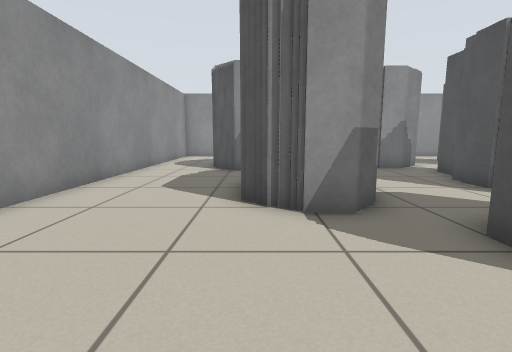
View 1 (above)

18 first-person views from a walk through a Stage world. The camera is 0.64 m above the floor, tilts 8° down and sees 85° across. Floor lines are 1 m apart. The floor is counted in squares, 0.5 m on a side. Each view is taken from the middle of a square. On the plan, view 1 faces up. The plan holds only what a view shows up to about 13 squares ahead; the rest is blank. The robots in the file are not drawn.

View 2
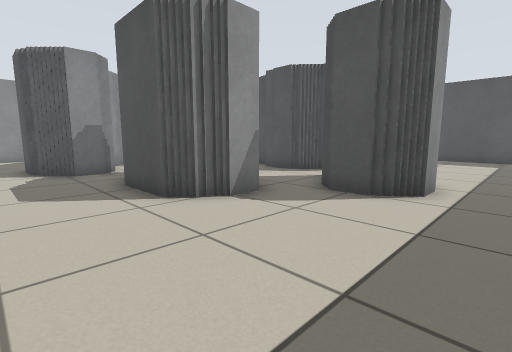

View 3
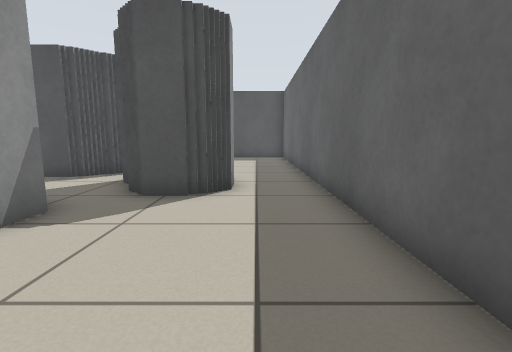

View 4
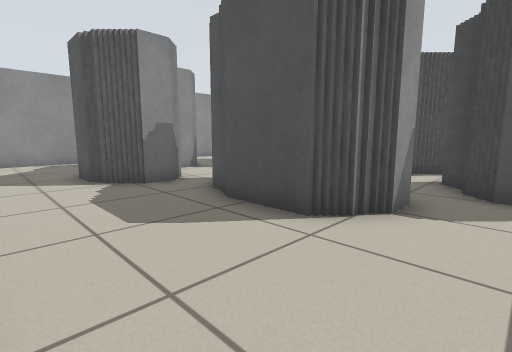

View 5
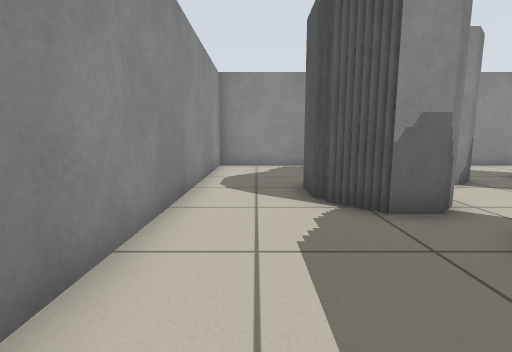

View 6
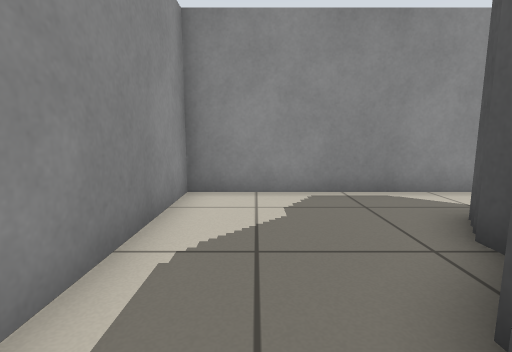

View 7
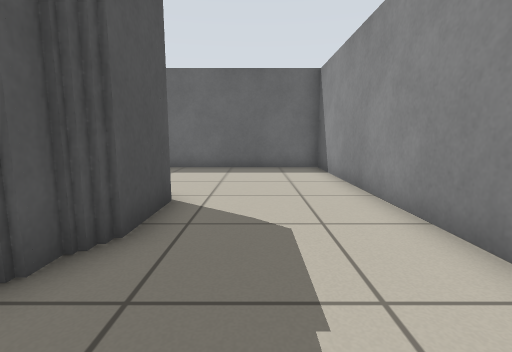

View 8
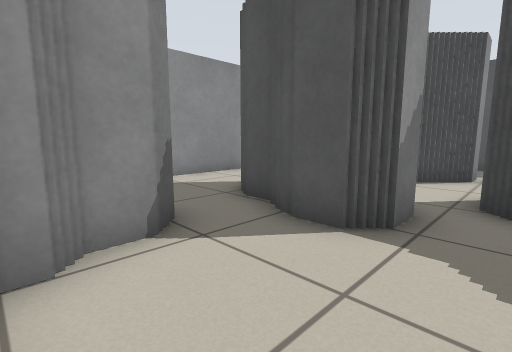

View 9
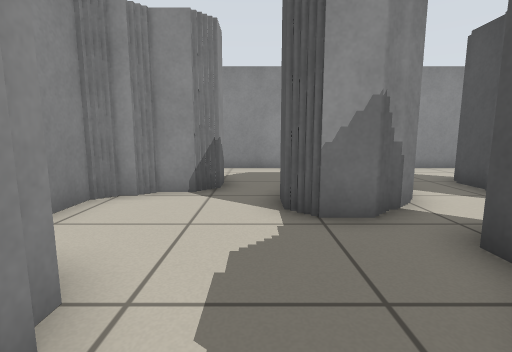

View 10
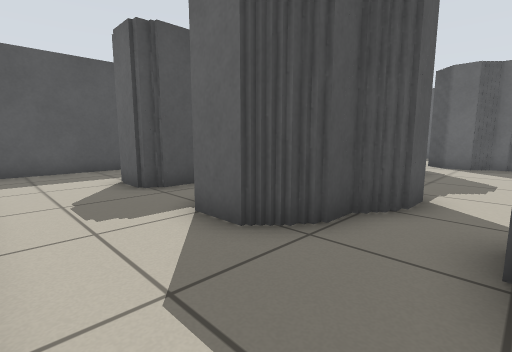

View 11
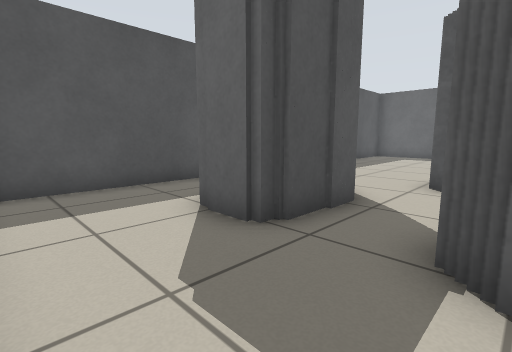

View 12
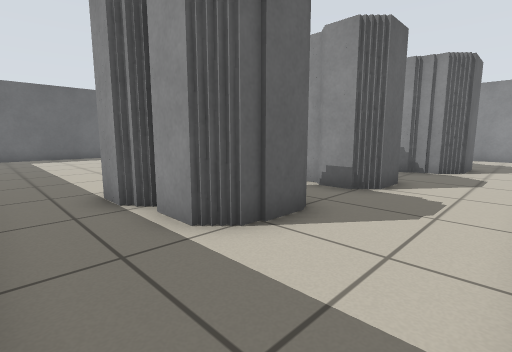

View 13
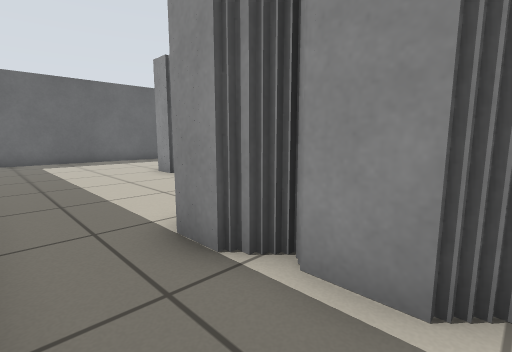

View 14
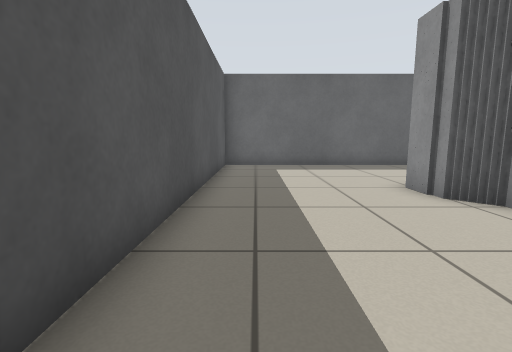

View 15
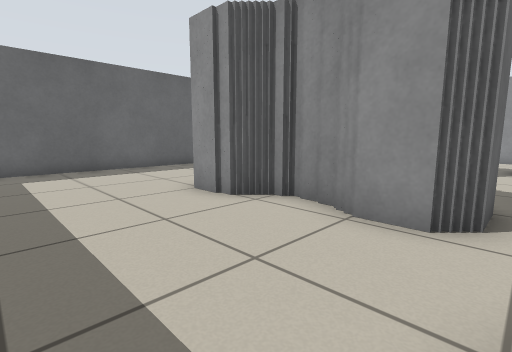

View 16
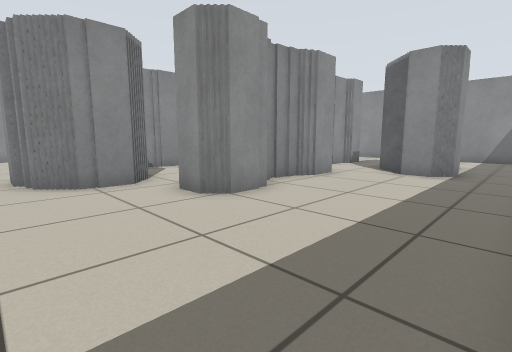

View 17
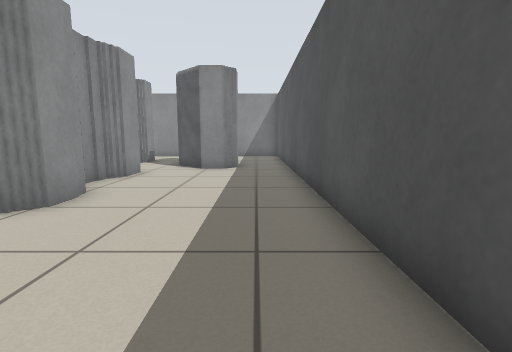

View 18
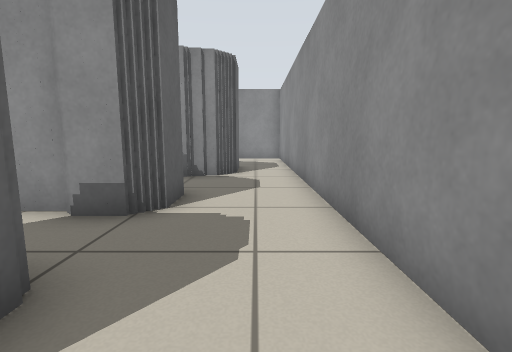

### Floor plan
Points are (right, up) in squares from view 1. A wall is a line through its corners. A room is listed if a view was taken in it or the views show most of it. See-through windows are left out.
Room 1 (views 1, 2, 3, 4, 5, 7)
walls: (-0.3, 5.4) (-0.3, 7.9); (0.6, 5) (0.1, 5) (0.1, 5.4); (1.9, 4.6) (0.6, 4.6); (0.1, 8) (0.1, 8.8); (3, 2.2) (3, 3.6); (3.2, 1.9) (3.2, 2.4); (4.8, 1.6) (3.5, 1.6); (0.2, 10.5) (-1, 10.5); (5.5, 1.8) (4.6, 1.8); (-1.5, 11) (-1.5, 11.6); (-4.6, 10.5) (-4.6, -0.7) (5.4, -0.7)
ways out: opening at (-3.5, 11.5) to room 2; opening at (1, 10) to room 3; opening at (3, 4) to room 3; opening at (6, 0.5) to room 5
Room 2 (views 6, 10)
walls: (-0.3, 14.9) (-0.3, 15.4); (0.4, 16.3) (2.4, 16.3); (-1.8, 11.5) (-1.8, 13.4); (3.6, 18.4) (-4.6, 18.4) (-4.6, 10.5)
ways out: opening at (-3.5, 11.5) to room 1; opening at (2.5, 17.5) to room 4
Room 3 (views 8, 9)
walls: (2.7, 8.5) (2.7, 6.5); (6.6, 8.9) (6.6, 10.2); (4.5, 11.6) (4.5, 13); (2.5, 6.6) (2.5, 6); (5.8, 6.8) (5.8, 8.4); (6.1, 11.3) (4.9, 11.3); (6, 6.4) (6, 6.9); (6.6, 5.8) (6.6, 6.2); (4.5, 4.7) (5.8, 4.7); (2.8, 13.4) (1.5, 13.4); (1.6, 13) (0.9, 13); (3.5, 4.1) (4.4, 4.1); (0.6, 12.8) (0.6, 11.5)
ways out: opening at (1, 10) to room 1; opening at (3, 4) to room 1; opening at (4, 14) to room 4; opening at (7, 11) to room 4; opening at (6, 5) to room 5
Room 4 (views 11, 12, 13, 14, 18)
walls: (9.8, 15.2) (11.5, 15.2); (7, 15.2) (7.6, 15.2) (7.6, 13.9); (7.3, 13.9) (7.3, 12.8); (9.6, 12.6) (9.6, 14.9); (11.5, 14.7) (11.9, 14.7) (11.9, 13.4); (11.9, 13.1) (11.9, 12.6); (5.4, 14.5) (5.4, 15.2) (5.8, 15.2) (5.8, 15.4) (7.1, 15.4); (12.2, 12.8) (12.2, 11.3); (5.1, 13.4) (5.1, 14.6); (7, 10.6) (8.5, 10.6); (8.4, 10.2) (8.8, 10.2); (13.2, 18.4) (3.6, 18.4); (3.1, 14.9) (3.1, 13.9); (2.9, 15.4) (2.9, 14.8); (2.4, 15.8) (2.7, 15.8) (2.7, 15.2); (14.4, 10.6) (14.4, 17.8)
ways out: opening at (2.5, 17.5) to room 2; opening at (4, 14) to room 3; opening at (7, 11) to room 3; opening at (9, 11) to room 5; opening at (13.5, 11.5) to room 5
Room 5 (views 15, 16, 17)
walls: (9, 4.6) (7.8, 4.6); (9.2, 6.4) (9.2, 4.9); (8.4, 7.4) (8.4, 6.7) (8.9, 6.7); (8.4, 8.6) (8.4, 7.5); (6.3, 4.1) (6.3, 2.6); (8.8, 10.2) (8.8, 8.8); (6, 2.3) (5.5, 2.3); (12.2, 11.3) (10.5, 11.3); (10.5, 11.8) (10, 11.8); (5.4, -0.7) (14.4, -0.7) (14.4, 10.6)
ways out: opening at (6, 0.5) to room 1; opening at (6, 5) to room 3; opening at (9, 11) to room 4; opening at (13.5, 11.5) to room 4

Positions as (right, up) in squares from view 1, and headings:
1: (0, 0), facing up
2: (-3, 0), facing up-right
3: (-3, 1), facing right
4: (-4, 3), facing up-right
5: (-3, 6), facing up
6: (-3, 12), facing up
7: (-2, 11), facing down
8: (1, 10), facing up-right
9: (4, 7), facing up
10: (3, 18), facing down-right
11: (7, 18), facing down-right
12: (14, 18), facing down-left
13: (14, 15), facing down-left
14: (13, 12), facing down
15: (13, 11), facing down-left
16: (14, 1), facing up-left
17: (13, 0), facing up
18: (12, 17), facing left
